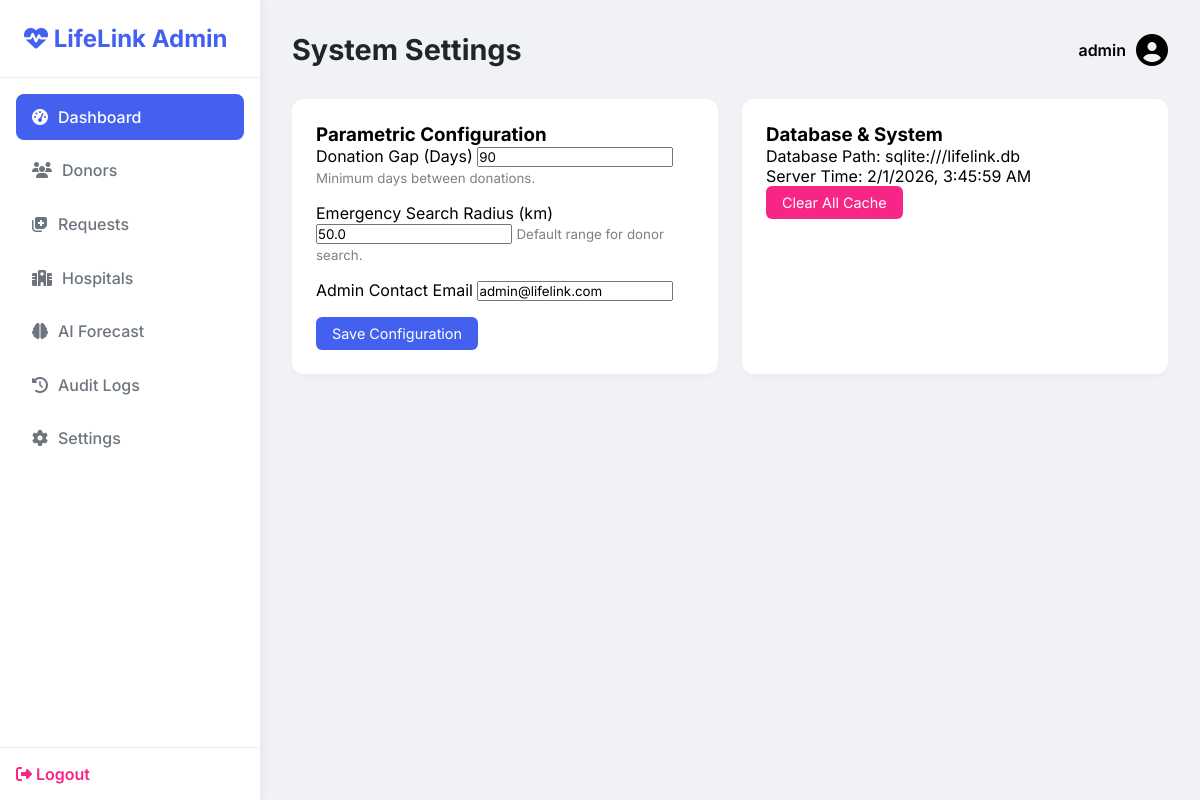
The app's page /admin/settings (signed in) with its own data.
### models.py (models this page shows, shortened)
class Admin(UserMixin, db.Model):
    __tablename__ = 'admins'
    id = db.Column(db.Integer, primary_key=True)
    username = db.Column(db.String(50), unique=True, nullable=False)
    password_hash = db.Column(db.String(200), nullable=False)
    role = db.Column(db.String(20), default='SuperAdmin')

class SystemSettings(db.Model):
    __tablename__ = 'system_settings'
    id = db.Column(db.Integer, primary_key=True)
    donation_gap_days = db.Column(db.Integer, default=90)
    emergency_radius_km = db.Column(db.Float, default=50.0)
    admin_contact_email = db.Column(db.String(100), default='admin@lifelink.com')

### app.py (the view, shortened to what this page needs)
@app.route('/admin/settings', methods=['GET', 'POST'])
@login_required
def admin_settings():
    if not isinstance(current_user, Admin): return "Unauthorized", 403
    settings = SystemSettings.query.first()
    if not settings:
        settings = SystemSettings() # Create default if not exists
        db.session.add(settings)
        db.session.commit()
    return render_template('admin/settings.html', settings=settings)

### app.py (called while the page is built, shortened)
@app.after_request
def add_header(response):
    response.headers['Cache-Control'] = 'no-store, no-cache, must-revalidate, post-check=0, pre-check=0, max-age=0'
    response.headers['Pragma'] = 'no-cache'
    response.headers['Expires'] = '-1'
    return response

@login_manager.user_loader
def load_user(user_id):
    if user_id.startswith('admin_'):
        try:
            uid = int(user_id.split('_')[1])
            return db.session.get(Admin, uid)
        except (IndexError, ValueError):
            return None

### templates/admin/settings.html (shortened to what this page needs)
{% extends 'admin/base.html' %}
{% block title %}System Settings{% endblock %}
{% block content %}
<div class="grid">
    <div class="card">
        <h3>Parametric Configuration</h3>
        <form method="POST">
            <div style="margin-bottom: 1rem;">
                <label>Donation Gap (Days)</label>
                <input type="number" name="donation_gap" value="{{ settings.donation_gap_days }}" required>
                <small style="color: grey;">Minimum days between donations.</small>
            </div>
            <div style="margin-bottom: 1rem;">
                <label>Emergency Search Radius (km)</label>
                <input type="number" name="radius" value="{{ settings.emergency_radius_km }}" required>
                <small style="color: grey;">Default range for donor search.</small>
            </div>
            <div style="margin-bottom: 1rem;">
                <label>Admin Contact Email</label>
                <input type="email" name="email" value="{{ settings.admin_contact_email }}" required>
            </div>
            <button type="submit" class="btn btn-primary">Save Configuration</button>
        </form>
    </div>
    <div class="card">
        <h3>Database & System</h3>
        <p>Database Path: <code>sqlite:///lifelink.db</code></p>
        <p>Server Time: <span id="time"></span></p>
        <button class="btn btn-danger" onclick="alert('Feature disabled in demo')">Clear All Cache</button>
    </div>
</div>
{% endblock %}

### templates/admin/base.html (shortened to what this page needs)
<!DOCTYPE html>
<html lang="en">
<head>
    <link rel="stylesheet" href="https://cdnjs.cloudflare.com/ajax/libs/font-awesome/6.4.0/css/all.min.css">
    <link rel="stylesheet"
        href="{{ url_for('static', filename='css/admin_style.css') }}?v={{ range(1, 10000) | random }}">
</head>
<body class="admin-body">
    <nav class="sidebar">
        <div class="sidebar-brand">
            <i class="fas fa-heartbeat"></i> LifeLink Admin
        </div>
        <ul class="sidebar-menu">
            <li><a href="{{ url_for('admin_dashboard') }}" class="active"><i class="fas fa-tachometer-alt"></i>
                    Dashboard</a></li>
            <li><a href="{{ url_for('admin_donors') }}"><i class="fas fa-users"></i> Donors</a></li>
            <li><a href="{{ url_for('admin_requests') }}"><i class="fas fa-notes-medical"></i> Requests</a></li>
            <li><a href="{{ url_for('manage_hospitals') }}"><i class="fas fa-hospital"></i> Hospitals</a></li>
            <li><a href="{{ url_for('admin_forecast') }}"><i class="fas fa-brain"></i> AI Forecast</a></li>
            <li><a href="{{ url_for('admin_audit_logs') }}"><i class="fas fa-history"></i> Audit Logs</a></li>
            <li><a href="{{ url_for('admin_settings') }}"><i class="fas fa-cog"></i> Settings</a></li>
        </ul>
        <div class="sidebar-footer">
            <a href="{{ url_for('logout') }}"><i class="fas fa-sign-out-alt"></i> Logout</a>
        </div>
    </nav>
    <main class="main-content">
        <header class="top-bar">
            <h2>{% block title %}Dashboard{% endblock %}</h2>
            <div class="user-info">
                <span>{{ current_user.username }}</span>
                <i class="fas fa-user-circle fa-2x"></i>
            </div>
        </header>
        <div class="content-wrapper">
            {% block content %}{% endblock %}
        </div>
    </main>
</body>
</html>

### static/css/admin_style.css (style rules this page uses)
:root { --primary: #4361ee; --secondary: #3f37c9; --success: #4cc9f0; --danger: #f72585; --dark: #212529; --light: #f8f9fa; --gray: #6c757d; --sidebar-width: 260px; }
* { margin: 0; padding: 0; box-sizing: border-box; font-family: 'Inter', sans-serif; }
body.admin-body { display: flex; min-height: 100vh; background: #f0f2f5; }
.sidebar { width: var(--sidebar-width); background: #fff; color: var(--dark); position: fixed; height: 100%; box-shadow: 2px 0 10px rgba(0,0,0,0.05); display: flex; flex-direction: column; }
.sidebar-brand { padding: 1.5rem; font-size: 1.5rem; font-weight: 700; color: var(--primary); border-bottom: 1px solid #eee; }
.sidebar-menu { list-style: none; padding: 1rem; flex: 1; }
.sidebar-menu li { margin-bottom: 0.5rem; }
.sidebar-menu a { display: flex; align-items: center; gap: 10px; padding: 0.8rem 1rem; color: var(--gray); text-decoration: none; border-radius: 8px; transition: all 0.3s; font-weight: 500; }
.sidebar-menu a:hover, .sidebar-menu a.active { background: var(--primary); color: #fff; }
.sidebar-footer { padding: 1rem; border-top: 1px solid #eee; }
.sidebar-footer a { color: var(--danger); text-decoration: none; font-weight: 600; }
.main-content { margin-left: var(--sidebar-width); flex: 1; padding: 2rem; }
.top-bar { display: flex; justify-content: space-between; align-items: center; margin-bottom: 2rem; }
.top-bar h2 { font-size: 1.8rem; color: var(--dark); }
.user-info { display: flex; align-items: center; gap: 10px; font-weight: 600; }
.card { background: #fff; padding: 1.5rem; border-radius: 12px; box-shadow: 0 4px 6px rgba(0,0,0,0.02); margin-bottom: 1.5rem; }
.grid { display: grid; grid-template-columns: repeat(auto-fit, minmax(280px, 1fr)); gap: 1.5rem; }
.btn { padding: 0.5rem 1rem; border-radius: 6px; text-decoration: none; border: none; cursor: pointer; font-size: 0.9rem; display: inline-block; }
.btn-primary { background: var(--primary); color: #fff; }
.btn-danger { background: var(--danger); color: #fff; }

### records on screen
Admin: username "admin"
SystemSettings: donation_gap "90", radius "50.0", email "admin@lifelink.com"
